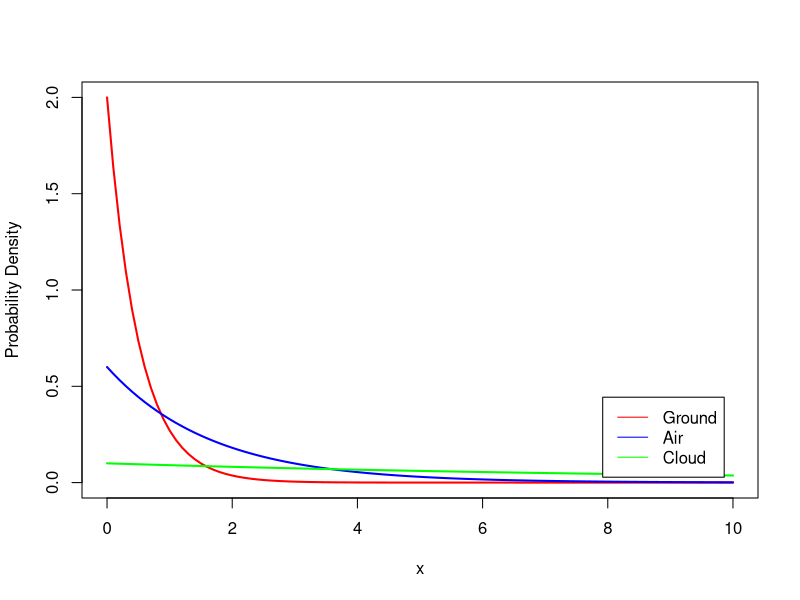
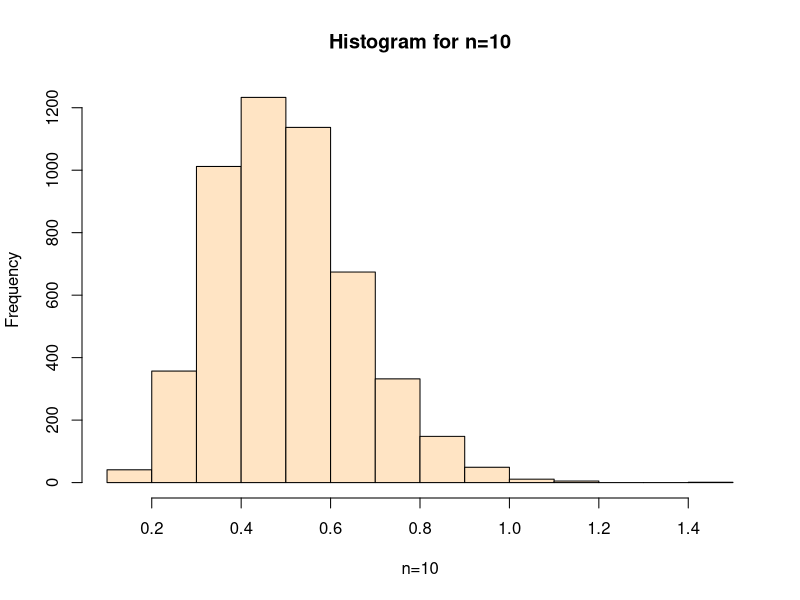
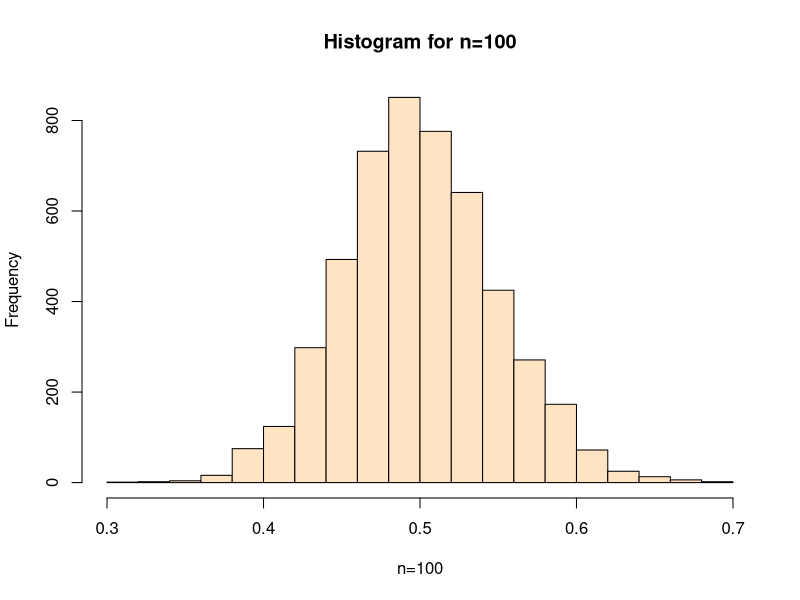
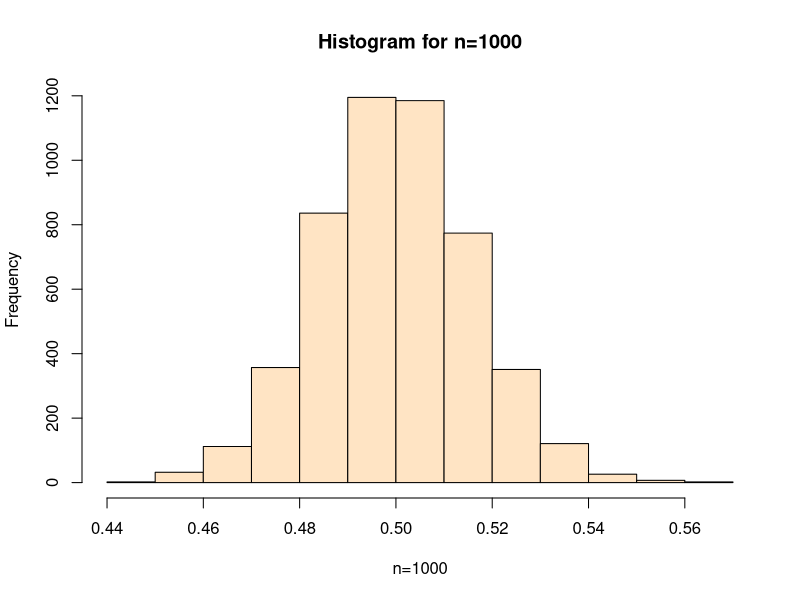

Here is the R script that generated these plots, in order:
## ---- chunk 1
#Pr(Z >= z)
x = 9
mean = 8.1
sd = 1.3
z = (x-mean) / sd
ans = 1 - pnorm(z)
ans
## ---- chunk 2
#between 6 and 8
x1 = 8
x2 = 6
mean = 6.8
sd = 0.9
z1 = (x1-mean) / sd
z2 = (x2-mean) / sd
ans = pnorm(z1) - pnorm(z2)
ans
## ---- chunk 3
#top 3%
mean = 8.1
sd = 1.3
ans = qnorm(0.97,mean,sd)
ans

## ---- chunk 4
mean = 6.8
sd = 0.9
ans = qnorm(0.3,mean,sd)
ans

## ---- chunk 5

mean = 6.8
sd = 0.9
x = qnorm(0.25,mean,sd)
mean2 = 8.1
sd2 = 1.3
z = (x-mean2)/sd2
ans = 1 - pnorm(z)
ans

## ---- chunk 6
x = 8.5
mean1 = 8.1
sd1 = 1.3
z1 = (x-mean1)/sd1
ans1 = 1 - pnorm(z1)
ans1
mean2 = 6.8
sd2 = 0.9
z2 = (x-mean2)/sd2
ans2 = 1 - pnorm(z2)
ans2



## ---- chunk 7
x=12
p=0.7
n=12
ans = x*p
ans
## ---- chunk 8
x=12
p=0.7
n=12
ans = dbinom(x,n,p)
ans
## ---- chunk 9

x1=5
x2=6
x3=7
p=0.7
n=12
ans = dbinom(x1,n,p) + dbinom(x2,n,p) + dbinom(x3,n,p)
ans


## ---- chunk 10

x1=10
x2=11
x3=12
p=0.7
n=12
ans = dbinom(x1,n,p) + dbinom(x2,n,p) + dbinom(x3,n,p)
ans

## ---- chunk 11
x = 9
n = 12
p = 0.7
ans = 1-pbinom(x,n,p)
ans
## ---- chunk 12

x1=0
x2=1
x3=2
p=0.7
n=12
ans = dbinom(x1,n,p) + dbinom(x2,n,p) + dbinom(x3,n,p)
ans

## ---- chunk 13
x = 2
n = 12
p = 0.7
ans = pbinom(x,n,p)
ans
## ---- chunk 14
p=0.7
n=12
var = n*p*(1-p)
var
## ---- chunk 15

varA = 4.2
varB = 5.9
varC = 2.4
# Variance will be same as mean
  
## ---- chunk 16

x = 8
lamda = 4.2
ans = 1-ppois(x-1,lamda)
ans

## ---- chunk 17
x = 4
lambda = 5.9
ans = dpois(x,lambda)
ans
## ---- chunk 18
x = 3
lambda = 2.4
ans = ppois(x,lambda)
ans
## ---- chunk 19
#Inclusive of 2,3 and 4
lambda = 5.9
x1=2
x2=3
x3=4
ans = dpois(x1,lambda) + dpois(x2,lambda) + dpois(x3,lambda)
ans
## ---- chunk 20
#Inclusive of 2,3 
lambda = 5.9
x1=2
x2=3
ans = dpois(x1,lambda) + dpois(x2,lambda)
ans
## ---- chunk 21
#Inclusive of 3 and 4
lambda = 5.9

x2=3
x3=4
ans =  dpois(x2,lambda) + dpois(x3,lambda)
ans
## ---- chunk 22
#Inclusive of only 3 
lambda = 5.9
x2=3
ans =  dpois(x2,lambda)
ans
## ---- chunk 23
l1 = 4.2 
l2 = 5.9
l3 = 2.4
lambda = l1+l2+l3
x=10
ans = 1-ppois(x,lambda)
ans
## ---- chunk 24
curve(dexp(x,rate=2),from=0, to=10, lwd=2, col='red', ylab = "Probability Density") 
curve(dexp(x,rate=0.6),from=0, to=10, lwd=2, col='blue', add = TRUE) 
curve(dexp(x,rate=0.1),from=0, to=10, lwd=2, col='green', add = TRUE)
legend('bottomright',inset=0.05,c("Ground","Air","Cloud"),lty=1,col=c("red","blue","green"))
## ---- chunk 25
lam_g = 2
lam_a = 0.6
lam_c = 0.1
Eg = 1/lam_g
Ea = 1/lam_a
Ec = 1/lam_c
VarG = 1/(lam_g)^2
VarA = 1/(lam_a)^2
VarC = 1/(lam_c)^2

Eg
Ea
Ec

VarG
VarA 
VarC

## ---- chunk 26
#For random sample
ans = rexp(100, rate=2)
mean(ans)
var(ans)
## ---- chunk 27
#Considering lambda for cloud-to-ground.
lamG = 2
varG = 1/(lamG)^2
varG
meanG = 1/lamG
meanG
n=100
Sample_Variance = varG/n
Sample_Variance
## ---- chunk 28
#For n = 10
set.seed(5000 *10)
ss10 = NULL
for (i in 1:5000) {
  ss10 <- c(ss10 , mean(rexp(10,2)))
}
mean(ss10)
sd(ss10)
hist(ss10, main="Histogram for n=10", xlab="n=10", col="bisque")
## ---- chunk 29
#For n = 100
set.seed(5000 *100)
ss100 = NULL
for (i in 1:5000) {
  ss100 <- c(ss100 , mean(rexp(100,2)))
}
mean(ss100)
sd(ss100)
hist(ss100, main="Histogram for n=100", xlab="n=100", col="bisque")
## ---- chunk 30
#For n = 1000
set.seed(5000 *1000)
ss1000 = NULL
for (i in 1:5000) {
  ss1000 <- c(ss1000 , mean(rexp(1000,2)))
}
mean(ss1000)
sd(ss1000)
hist(ss1000, main="Histogram for n=1000", xlab="n=1000", col="bisque")
